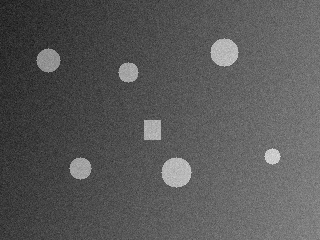
#> input picture labs/samples/01_objects_uneven_light.png, 320 x 240 px
$ python lab05_binarization.py --image samples/01_objects_uneven_light.png
#> lines starting #> are read from the running program, lines starting #| are printed output that depends on the picture; after the words box and inside, x2 and y2 are one past the last pixel; in counts of white or black regions, pixels touching at a corner belong together
### labs/common.py
"""Общие утилиты: ввод, шум, метрики, тестовые изображения, графики."""
import argparse
import os
import time

import cv2
import matplotlib
import numpy as np

matplotlib.use("Agg")
import matplotlib.pyplot as plt  # noqa: E402


def load(path, color=False):
    """Загрузить изображение (ошибка, если файла нет или он не читается)."""
    if not os.path.isfile(path):
        raise FileNotFoundError(f"Файл не найден: {path}")
    img = cv2.imread(path, cv2.IMREAD_COLOR if color else cv2.IMREAD_GRAYSCALE)
    if img is None:
        raise ValueError(f"Не удалось прочитать: {path}")
    return img


def check(img):
    """Проверить, что вход -- непустое 2D-изображение uint8."""
    if not isinstance(img, np.ndarray) or img.ndim != 2 or img.size == 0 or img.dtype != np.uint8:
        raise ValueError("Нужно непустое 2D-изображение uint8")


def parse(doc, extra=()):
    """Аргументы: --image (иначе демо), --out; extra -- список (имя, kwargs)."""
    p = argparse.ArgumentParser(description=doc)
    p.add_argument("--image", help="путь к изображению (иначе демо-данные)")
    p.add_argument("--out", default="out", help="папка для графиков")
    for name, kw in extra:
        p.add_argument(name, **kw)
    return p.parse_args()


def ms(func, *args, repeat=3):
    """Лучшее время func(*args) в миллисекундах."""
    best = float("inf")
    for _ in range(repeat):
        t0 = time.perf_counter()
        func(*args)
        best = min(best, time.perf_counter() - t0)
    return best * 1e3


# [19 lines left out: functions psnr, iou, f1, not called in this run]


def gauss(img, sigma, seed=0):
    """Гауссов шум N(0, sigma^2) с насыщением."""
    noisy = img + np.random.default_rng(seed).normal(0, sigma, img.shape)
    return np.clip(np.rint(noisy), 0, 255).astype(np.uint8)


# [7 lines left out: function salt_pepper, not called in this run]


def windows(img, k):
    """Окна k x k вокруг каждого пикселя, форма (H, W, k, k); края -- reflect."""
    return np.lib.stride_tricks.sliding_window_view(np.pad(img, k // 2, mode="reflect"), (k, k))


# [39 lines left out: functions demo_objects, demo_lines, demo_text, demo_regions, not called in this run]


def grid(items, out, name, ncols=3):
    """Сохранить subplot из пар (изображение, заголовок); 3 канала = BGR."""
    nrows = -(-len(items) // ncols)
    fig, axes = plt.subplots(nrows, ncols, figsize=(3.2 * ncols, 3.2 * nrows), squeeze=False)
    for ax in axes.ravel():
        ax.axis("off")
    for ax, (img, title) in zip(axes.ravel(), items):
        img = img.astype(np.uint8) * 255 if img.dtype == bool else img
        ax.imshow(cv2.cvtColor(img, cv2.COLOR_BGR2RGB) if img.ndim == 3 else img,
                  cmap="gray", vmin=0, vmax=255 if img.dtype == np.uint8 else None)
        ax.set_title(title, fontsize=9)
    save(fig, out, name)


# [7 lines left out: function plot, not called in this run]


def save(fig, out, name):
    """Сохранить фигуру в out/name и закрыть."""
    os.makedirs(out, exist_ok=True)
    fig.tight_layout()
    fig.savefig(os.path.join(out, name), dpi=100)
    plt.close(fig)

### labs/lab05_binarization.py
"""Лаба 5. Бинаризация: порог, Оцу, ISODATA, локальный порог Саувола."""
import cv2
import numpy as np

import common


def threshold(gray, t):
    """255 где I > t, иначе 0."""
    common.check(gray)
    return (gray > t).astype(np.uint8) * 255


def otsu(gray):
    """Порог Оцу: максимум sigma_b^2(t) = (mu_T*w(t) - mu(t))^2 / (w(t) * (1 - w(t)))."""
    common.check(gray)
    p = np.bincount(gray.ravel(), minlength=256) / gray.size
    w, mu = np.cumsum(p), np.cumsum(p * np.arange(256))
    d = w * (1 - w)
    s = np.zeros(256)
    s[d > 1e-12] = (mu[-1] * w[d > 1e-12] - mu[d > 1e-12]) ** 2 / d[d > 1e-12]
    return int(np.argmax(s))


def isodata(gray, eps=0.5):
    """Итеративный порог: T <- (mean(I <= T) + mean(I > T)) / 2."""
    t = float(gray.mean())
    for _ in range(100):
        lo, hi = gray[gray <= t], gray[gray > t]
        if lo.size == 0 or hi.size == 0:
            break
        new = (lo.mean() + hi.mean()) / 2
        done = abs(new - t) < eps
        t = new
        if done:
            break
    return int(round(t))


def box_sum(img, win):
    """Суммы по окнам win x win через интегральное изображение (O(N) при любом win)."""
    h, w = img.shape
    ii = np.zeros((h + win, w + win))
    ii[1:, 1:] = np.pad(img.astype(float), win // 2, mode="reflect").cumsum(0).cumsum(1)
    return ii[win:win + h, win:win + w] - ii[:h, win:win + w] - ii[win:win + h, :w] + ii[:h, :w]


def sauvola(gray, win=31, k=0.2, bright_objects=True):
    """Локальный порог T = m * (1 + k * (s / 128 - 1)); окно должно быть >= 2x объекта."""
    common.check(gray)
    g = 255 - gray if bright_objects else gray  # метод рассчитан на тёмный объект
    m = box_sum(g, win) / win ** 2
    s = np.sqrt(np.maximum(box_sum(g.astype(float) ** 2, win) / win ** 2 - m ** 2, 0))
    return (g <= m * (1 + k * (s / 128 - 1))).astype(np.uint8) * 255


def main():
    args = common.parse(__doc__)
    gray, truth = (common.load(args.image), None) if args.image else common.demo_objects()
#> in load, img is the input picture: shape (240, 320); min 20, max 223, mean 88.4
    t = otsu(gray)
#> in otsu, `p = np.bincount(gray.ravel(), minlength=256) / gray.size`: p = 256 values, max 0.0149 at index 80, min 0 at index 0, mean 0.00391
#> in otsu, `w, mu = np.cumsum(p), np.cumsum(p * np.arange(256))`: w = 256 values from 0 to 1; mu = 256 values from 0 to 88.35
#> in otsu, `d = w * (1 - w)`: d = 256 values, max 0.25 at index 86, min 0 at index 0, mean 0.0599
#> t = 91
    print(f"Оцу {t}, cv2 {int(cv2.threshold(gray, 0, 255, cv2.THRESH_OTSU)[0])}, ISODATA {isodata(gray)}")
#> in isodata, `t = float(gray.mean())`: t = 88.35
#> the loop in isodata, `for _ in range(100):` made 4 passes
#> (new, done, t) on passes 1 to 4: (89.67, False, 89.67), (90.26, False, 90.26), (90.83, False, 90.83), (90.83, True, 90.83)
#| Оцу 91, cv2 91, ISODATA 91
    b_otsu, b_loc = threshold(gray, t), sauvola(gray, 61)
#> in threshold, `return (gray > t).astype(np.uint8) * 255`:
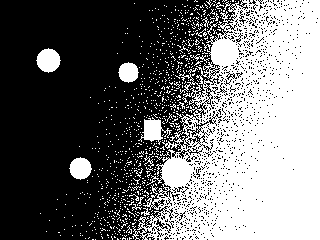
#> returned value: shape (240, 320); 43% white; 843 white regions (827 under 20 px), largest, box (x1, y1, x2, y2) and area: (132, 0, 320, 240) 29442, (36, 48, 61, 73) 441, (138, 117, 172, 145) 414
#> in box_sum, `ii[1:, 1:] = np.pad(img.astype(float), win // 2, mode="reflect").cumsu..`:
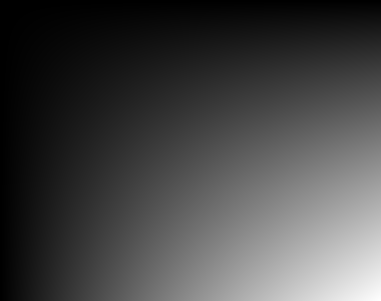
#> ii: shape (301, 381) float64; min 0, max 19131591, mean 5246531.9; drawn with min black and max white
#> in box_sum, `return ii[win:win + h, win:win + w] - ii[:h, win:win + w] - ii[win:win..`:
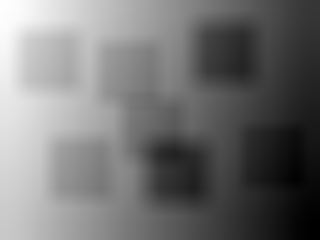
#> returned value: shape (240, 320) float64; min 484691, max 783294, mean 620101.8; drawn with min black and max white
#> in sauvola, `return (g <= m * (1 + k * (s / 128 - 1))).astype(np.uint8) * 255`: returned value: shape (240, 320); 3.9% white; 23 white regions (16 under 20 px), largest, box (x1, y1, x2, y2) and area: (161, 157, 192, 188) 709, (210, 38, 239, 67) 613, (36, 48, 61, 73) 441
    ref = cv2.adaptiveThreshold(gray, 255, cv2.ADAPTIVE_THRESH_MEAN_C, cv2.THRESH_BINARY, 61, -10)
    print(f"время: Оцу {common.ms(otsu, gray):.3f} мс, Саувола {common.ms(sauvola, gray, 61):.2f} мс")
#| время: Оцу 0.666 мс, Саувола 7.31 мс
    noisy = common.gauss(gray, 25)
#> in gauss, `noisy = img + np.random.default_rng(seed).normal(0, sigma, img.shape)`:
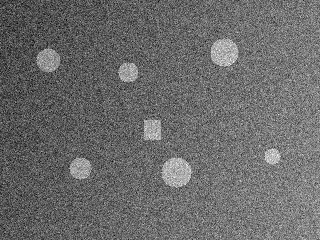
#> noisy: shape (240, 320) float64; min -63.5, max 297.4, mean 88.3; drawn with min black and max white
    b_n, b_f = sauvola(noisy, 61), sauvola(cv2.medianBlur(noisy, 5), 61)
#> in sauvola (call 5), `s = np.sqrt(np.maximum(box_sum(g.astype(float) ** 2, win) / win ** 2 -..`:
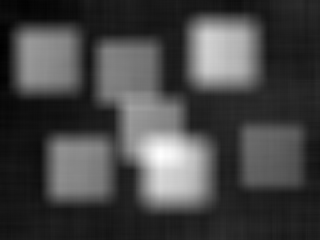
#> s: shape (240, 320) float64; min 30.46, max 52.93, mean 36.6; drawn with min black and max white
#> in sauvola (call 5), `return (g <= m * (1 + k * (s / 128 - 1))).astype(np.uint8) * 255`: returned value: shape (240, 320); 23.5% white in thin lines or dots
#> in sauvola (call 6), `g = 255 - gray if bright_objects else gray`:
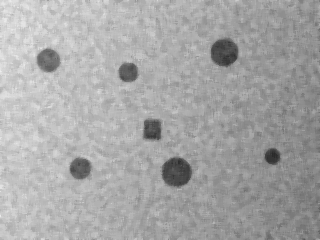
#> g: shape (240, 320); min 41, max 238, mean 166.7
#> in sauvola (call 6), `return (g <= m * (1 + k * (s / 128 - 1))).astype(np.uint8) * 255`:
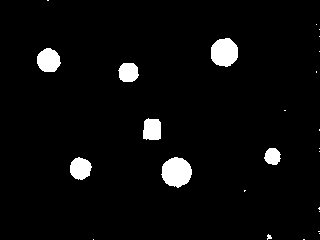
#> returned value: shape (240, 320); 4% white; 25 white regions (18 under 20 px), largest, box (x1, y1, x2, y2) and area: (161, 157, 192, 188) 712, (211, 38, 238, 67) 624, (37, 48, 61, 72) 444
    if truth is not None:
        print(f"IoU: Оцу {common.iou(b_otsu > 0, truth):.3f}, Саувола {common.iou(b_loc > 0, truth):.3f}, "
              f"cv2.adaptive {common.iou(ref > 0, truth):.3f}; шум s=25: {common.iou(b_n > 0, truth):.3f}, "
              f"после медианы {common.iou(b_f > 0, truth):.3f}")
    common.grid([(gray, "исходное"), (b_otsu, "Оцу"), (b_loc, "Саувола"), (ref, "cv2.adaptiveThreshold"),
                 (b_n, "Саувола + шум"), (b_f, "медиана + Саувола")], args.out, "lab05.png")


if __name__ == "__main__":
    main()
